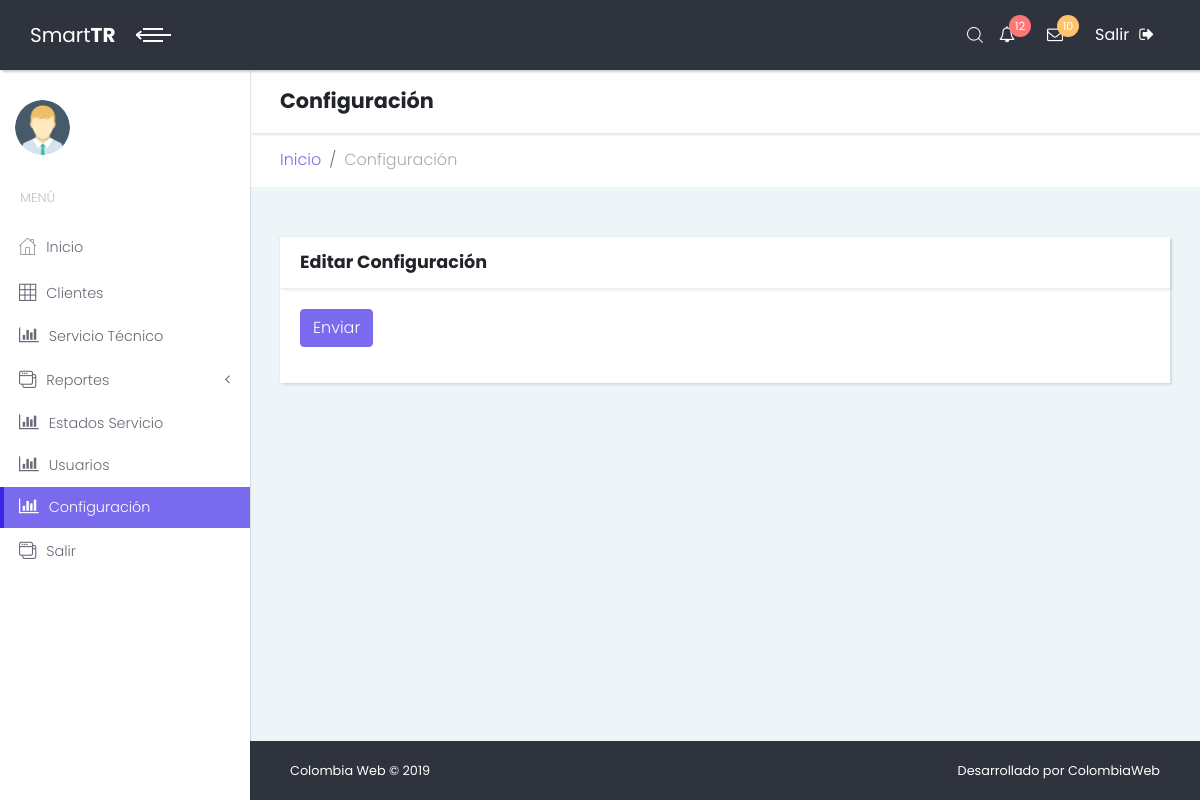
Before: /index.php/cconfig with the older database file.
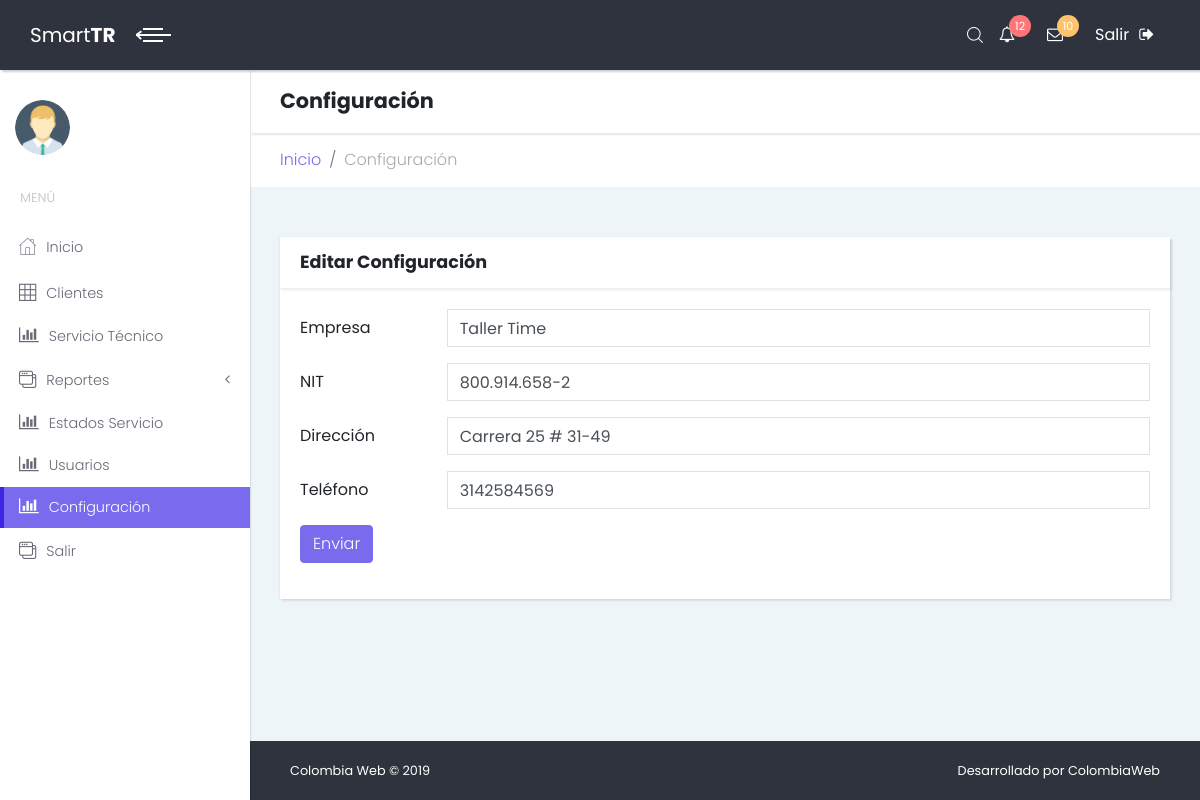
After: the same page with the newer database file.
### tables this page shows
CREATE TABLE `configuration` (
  `config_id` int(11) NOT NULL,
  `company_name` varchar(50) NOT NULL,
  `company_nit` varchar(20) NOT NULL,
  `company_address` varchar(50) NOT NULL,
  `company_phone` varchar(30) NOT NULL,
  `company_email` varchar(30) NOT NULL
);

### application/controllers/Cconfig.php (called while the page is built, shortened)
<?php
class Cconfig extends CI_Controller {
    public function __construct()
  	{
  		$this->load->model('mconfig');
    }
    public function index()
    {
        $data['config'] = $this->mconfig->get_config();
        $this->load->view('layout/header');
        $this->load->view('layout/sidebar');
        $this->load->view('config/config',$data);
        $this->load->view('layout/footer');
    }
}

### index.php (called while the page is built, shortened)
<?php
require_once BASEPATH.'core/CodeIgniter.php';

### application/config/config.php (called while the page is built, shortened)
<?php
$config['base_url'] = 'http://localhost/smarttr';
$config['index_page'] = '';
$config['uri_protocol']	= 'REQUEST_URI';
$config['url_suffix'] = '';
$config['language']	= 'english';
$config['charset'] = 'UTF-8';
$config['enable_hooks'] = FALSE;
$config['subclass_prefix'] = 'MY_';
$config['composer_autoload'] = FALSE;
$config['permitted_uri_chars'] = 'a-z 0-9~%.:_\-';
$config['enable_query_strings'] = FALSE;
$config['controller_trigger'] = 'c';
$config['function_trigger'] = 'm';
$config['directory_trigger'] = 'd';
$config['allow_get_array'] = TRUE;
$config['log_threshold'] = 0;
$config['log_path'] = '';
$config['log_file_extension'] = '';
$config['log_file_permissions'] = 0644;
$config['log_date_format'] = 'Y-m-d H:i:s';
$config['error_views_path'] = '';
$config['cache_path'] = '';
$config['cache_query_string'] = FALSE;
$config['encryption_key'] = '';
$config['sess_driver'] = 'files';
$config['sess_cookie_name'] = 'ci_session';
$config['sess_expiration'] = 7200;
$config['sess_save_path'] = NULL;
$config['sess_match_ip'] = FALSE;
$config['sess_time_to_update'] = 300;
$config['sess_regenerate_destroy'] = FALSE;
$config['cookie_prefix']	= '';
$config['cookie_domain']	= '';
$config['cookie_path']		= '/';
$config['cookie_secure']	= FALSE;
$config['cookie_httponly'] 	= FALSE;
$config['standardize_newlines'] = FALSE;
$config['global_xss_filtering'] = FALSE;
$config['csrf_protection'] = FALSE;
$config['csrf_token_name'] = 'csrf_test_name';
$config['csrf_cookie_name'] = 'csrf_cookie_name';
$config['csrf_expire'] = 7200;
$config['csrf_regenerate'] = TRUE;
$config['csrf_exclude_uris'] = array();
$config['compress_output'] = FALSE;
$config['time_reference'] = 'local';
$config['rewrite_short_tags'] = FALSE;
$config['proxy_ips'] = '';

### application/models/Mconfig.php (called while the page is built, shortened)
<?php
class Mconfig extends CI_model{
    public function get_config()
    {
        $query = $this->db->get('configuration');
        return $query->result();
    }
}

### application/views/config/config.php (the view, shortened to what the changed rows need)
<div class="content-inner">
    <header class="page-header">
        <div class="container-fluid">
            <h2 class="no-margin-bottom">Configuración</h2>
        </div>
    </header>
    <section class="forms">
        <div class="container-fluid">
            <div class="row">
                <div class="col-lg-12">
                    <div class="card">
                        <div class="card-body">
                            <form action="<?php echo base_url('cconfig/update'); ?>" method="POST">
                                <?php foreach ($config as $conf) { ?>
                                <div class="form-group row">
                                    <label for="config_name" class="col-sm-2 col-form-label">Empresa</label>
                                    <div class="col-sm-10">
                                        <input type="text" class="form-control" name="company_name" value="<?php echo $conf->company_name ?>">
                                    </div>
                                </div>
                                <div class="form-group row">
                                    <label for="inputEmail3" class="col-sm-2 col-form-label">NIT</label>
                                    <div class="col-sm-10">
                                        <input type="text" class="form-control" name="company_nit" value="<?php echo $conf->company_nit ?>">
                                    </div>
                                </div>
                                <div class="form-group row">
                                    <label for="inputEmail3" class="col-sm-2 col-form-label">Dirección</label>
                                    <div class="col-sm-10">
                                        <input type="text" class="form-control" name="company_address" value="<?php echo $conf->company_address ?>">
                                    </div>
                                </div>
                                <div class="form-group row">
                                    <label for="inputEmail3" class="col-sm-2 col-form-label">Teléfono</label>
                                    <div class="col-sm-10">
                                        <input type="text" class="form-control" name="company_phone" value="<?php echo $conf->company_phone ?>">
                                    </div>
                                </div>
                                <?php } ?>
                            </form>
                        </div>
                    </div>
                </div>
            </div>
        </div>
    </section>

Changed rows visible on the page:
added configuration: company_name "Taller Time", company_nit "800.914.658-2", company_address "Carrera 25 # 31-49", company_phone "3142584569"
